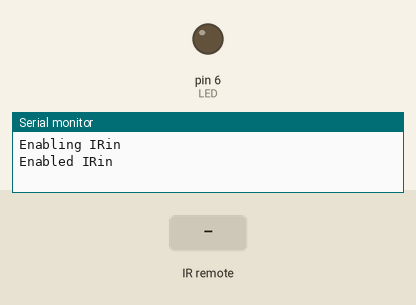
Simulated run of this sketch. Board: Arduino Uno, built with avr-gcc and run on an emulated ATmega328P. Parts: output pins drawn as LEDs (lit = HIGH), the last lines printed to the serial monitor. The inputs (shaded band) are chosen by the test bench.

Above: at 1.2 s.
1.3 s: infrared code 0x1FE609F received
At 2.5 s:
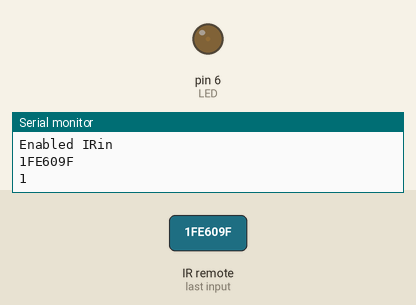
2.8 s: infrared code 0x1FEA05F received
At 3.8 s:
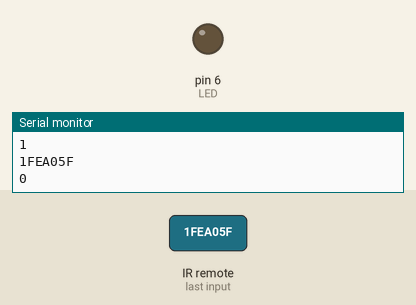
4.3 s: infrared code 0x1FEA05F received
At 5.0 s:
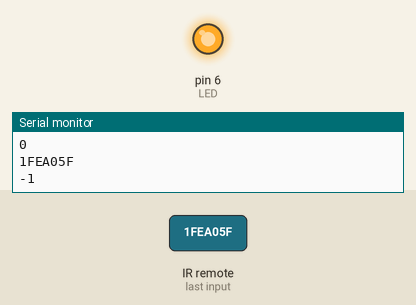
Timing chart, 0 to 7.3 s (numbered marks = the images above; inputs shaded):
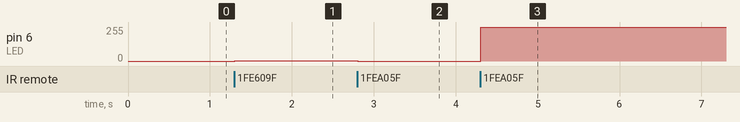

The sketch:

fadeledremote.ino
```cpp
#include <IRremote.h>

int RECV_PIN = 2;
int LED=6;
int LEDStatus=0;
IRrecv irrecv(RECV_PIN);
int brightness=0;

decode_results results;
void setup() {
  // put your setup code here, to run once:
  Serial.begin(9600);
  // In case the interrupt driver crashes on setup, give a clue
  // to the user what's going on.
  Serial.println("Enabling IRin");
  irrecv.enableIRIn(); // Start the receiver
  Serial.println("Enabled IRin");
  pinMode(LED, OUTPUT);
  analogWrite(LED,brightness);

}

void loop() {
  // put your main code here, to run repeatedly:
  if (irrecv.decode(&results)) {
    Serial.println(results.value, HEX);
    if(results.value==0x1FE609F){
      if(brightness<=255){
        brightness=brightness+1;
        analogWrite(LED,brightness);
        Serial.println(brightness);
      }
    }
    else if(results.value==0x1FEA05F){
      if(brightness>=0){
        brightness=brightness-1;
        analogWrite(LED,brightness);
        Serial.println(brightness);
      }
    }
    irrecv.resume(); // Receive the next value
  }
  delay(100);
}
```

Measured:
- after the input at 1.3 s, pin 6 (LED): 0/255 → 1/255 at once
- after the input at 2.8 s, pin 6 (LED): 1/255 → 0/255 at once
- after the input at 4.3 s, pin 6 (LED): 0/255 → 255/255 at once
